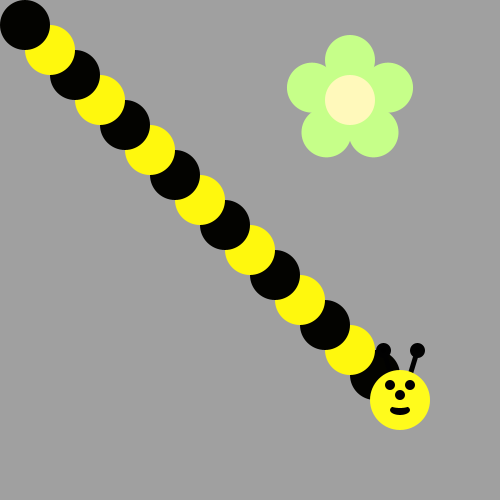
Frame 1 (no input)
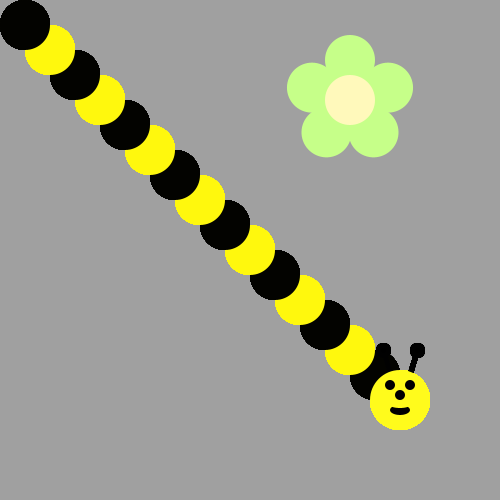
Frame 60 (the mouse pressed at the canvas centre just before this capture)
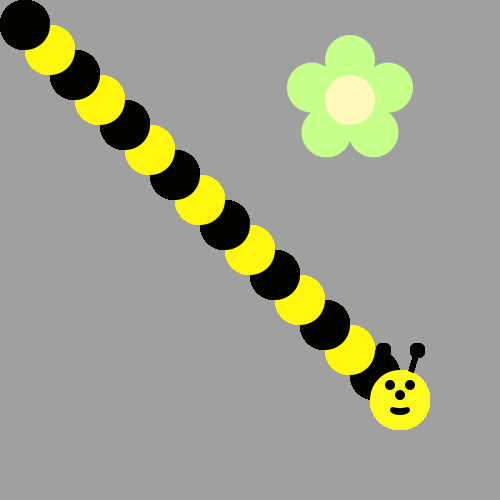
Frame 120 (the mouse held since frame 60 and released just before this capture)

The Processing sketch that drew these frames (run headless with seeded random() and noise(); from frame 60 on, the mouse is pressed at the canvas centre):

// Processing sketch: bumble_bee
// ── bumble_bee.pde
void draw() {
/*Use a loop to make a body for the Bee!
Then put his head on using drawBeeFace(x,y)
Use Modulo to make the colors alternate 
*/
  for (int i = 15; i > 0; i--) {
    if(i % 2 == 0){
      fill(#FFF80D);
    }
    else{
      fill(#030300);
    }
ellipse(i*25,i*25,50,50);
  }
    drawBeeFace(400,400);
}

void drawFlower(int x, int y) {
     noStroke();
     translate(x, y);
     // draw 5 petals, rotating after each one
     fill(#c6ff89);      // green
      for (int i = 0; i < 5; i++) {
           ellipse(0, -40, 50, 50);
          rotate(radians(72));
     }
     fill(#fff9bb); // light yellow
     ellipse(0, 0, 50, 50);
} 
void drawBeeFace(int BeeFaceX, int BeeFaceY) {
     noStroke();
     fill(0, 0, 0);
     stroke(1);
     strokeWeight(5);
     line(BeeFaceX-10, BeeFaceY-27, BeeFaceX-17, BeeFaceY-50);
     line(BeeFaceX+10, BeeFaceY-27, BeeFaceX+17, BeeFaceY-50);
     ellipse(BeeFaceX-17, BeeFaceY-50, 10, 10);
     ellipse(BeeFaceX+17, BeeFaceY-50, 10, 10);
     noStroke();
     fill(255, 251, 28);
     ellipse(BeeFaceX, BeeFaceY, 60, 60); // face
     fill(255, 237, 209);
     fill(0,0,0);
      ellipse(BeeFaceX-10, BeeFaceY-15, 10, 10); // eyes
     ellipse(BeeFaceX+10, BeeFaceY-15, 10, 10);
      ellipse(BeeFaceX, BeeFaceY-5, 10, 10); // nose
      ellipse(BeeFaceX, BeeFaceY+10, 20, 10);// mouth
     fill(255, 251, 28);
     ellipse(BeeFaceX, BeeFaceY+5, 20, 6);
}

void setup() {
     ellipseMode(CENTER);
     size(500, 500);
     background(160, 160, 160);
      drawFlower(350, 100);
}
